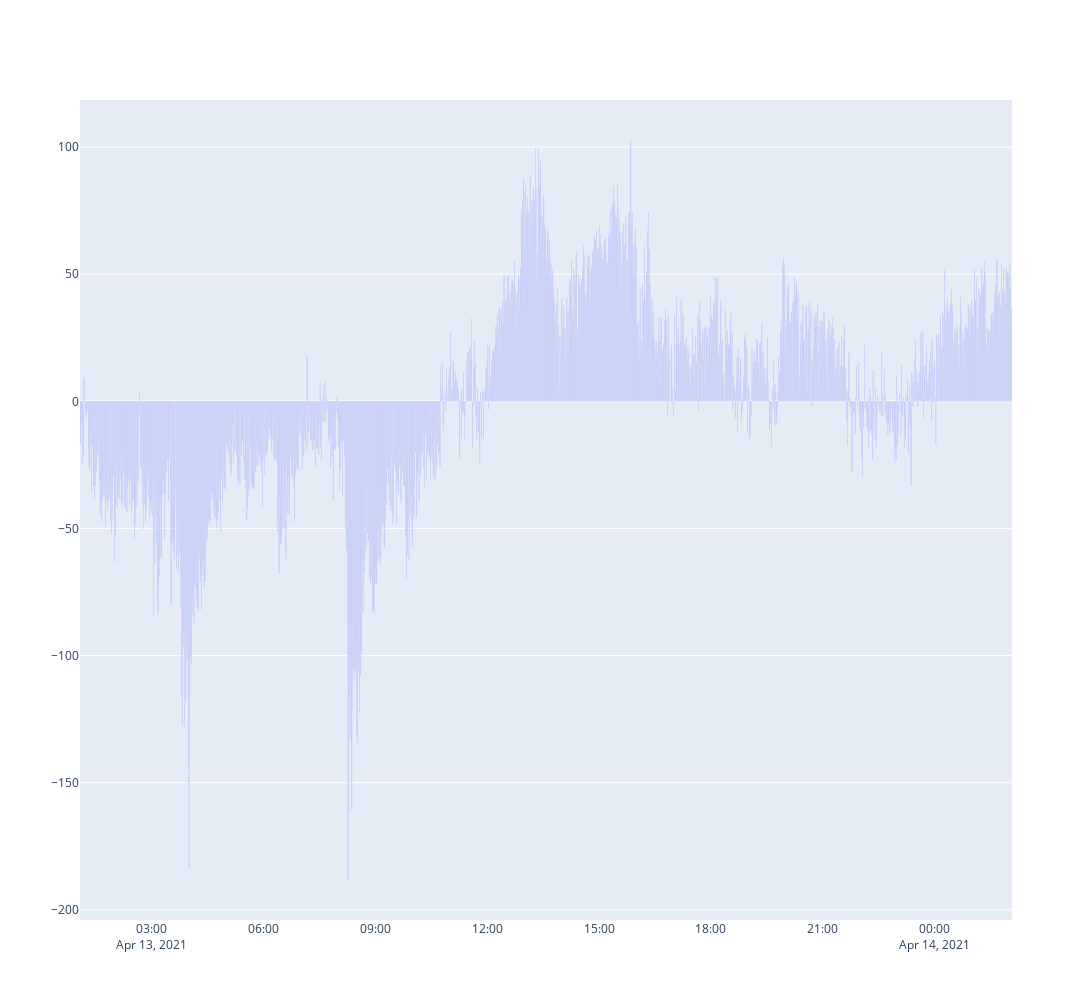

This figure's notebook cell:
### Code cell
day_range = 1500

df_coinbase = df_coinbase[:day_range]


linegraph(x_data=df_coinbase.datetime, y_data=df_coinbase.coinbase_premium_gap, title='premium_index')

### Figure 1 — Plotly figure (JSON) as saved in the notebook; plotly's stock layout.template omitted (floating-point values rounded to 4 significant figures; data arrays with more than 128 entries replaced by an {"elided": "..."} marker saying what was removed)
{"data": [{"name": "premium_index", "type": "bar", "x": {"elided": "1500 str values"}, "y": {"elided": "1500 float values"}}], "layout": {"height": 1000, "width": 1500, "xaxis": {"anchor": "y", "domain": [0, 1]}, "yaxis": {"anchor": "x", "domain": [0, 1]}}}
